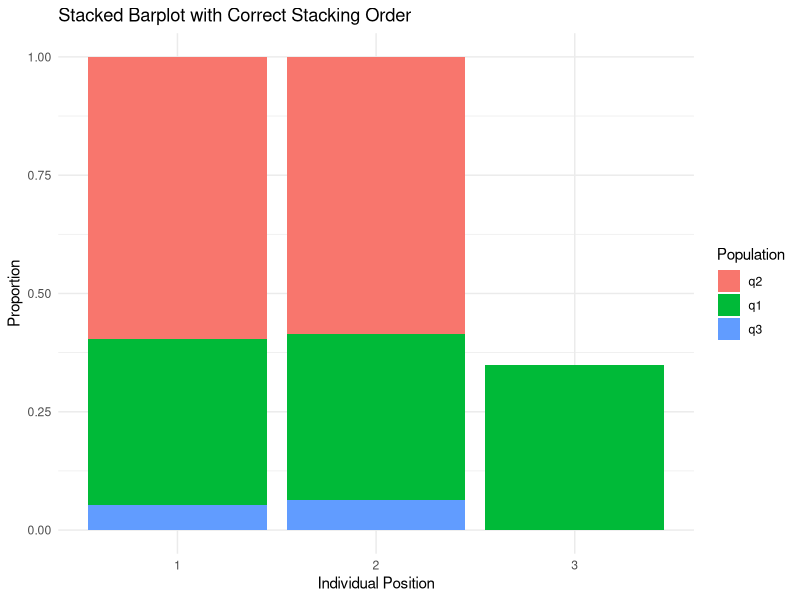
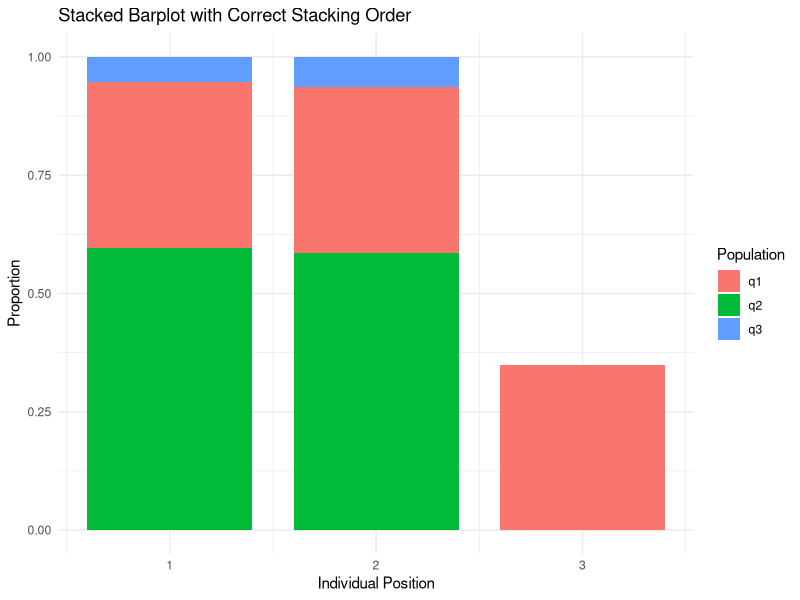

Generate these figures, in order, with R:
### chatGPT's advice for always stacking the largest proportion first.
# geom_rect seems to work

library(ggplot2)
library(dplyr)

# Example data
data <- tibble(
  pop = c("Mallee", "Mallee", "Mallee", "Mallee", "Mallee", "Mallee", "Mallee"),
  Individual = c("Ind16", "Ind16", "Ind16", "Ind14", "Ind14", "Ind14", "Ind18"),
  group_id = c("1", "1", "1", "1", "1", "1", "1"),
  x_pos = c(1, 1, 1, 2, 2, 2, 3),
  population = c("q1", "q2", "q3", "q1", "q2", "q3", "q1"),
  proportion = c(0.3506627, 0.5955527, 0.0537847, 0.3503368, 0.5851296, 0.0645335, 0.3484213)
)

# Step 1: Ensure data is sorted in the correct stacking order
data <- data %>%
  group_by(x_pos) %>%
  arrange(desc(proportion), .by_group = TRUE) %>%
  ungroup()

# Step 2: Create a new column for localized factor levels
data <- data %>%
  group_by(x_pos) %>%
  mutate(population = factor(population, levels = population)) %>%  # Local factor levels per x_pos
  ungroup()

# Step 3: Plot the stacked bar chart
ggplot(data, aes(x = factor(x_pos), y = proportion, fill = population)) +
  geom_bar(stat = "identity", position = "stack") +
  labs(
    title = "Stacked Barplot with Correct Stacking Order",
    x = "Individual Position",
    y = "Proportion",
    fill = "Population"
  ) +
  theme_minimal()


####################################################################################################


library(ggplot2)
library(dplyr)

# Example data
data <- tibble(
  pop = c("Mallee", "Mallee", "Mallee", "Mallee", "Mallee", "Mallee", "Mallee"),
  Individual = c("Ind16", "Ind16", "Ind16", "Ind14", "Ind14", "Ind14", "Ind18"),
  group_id = c("1", "1", "1", "1", "1", "1", "1"),
  x_pos = c(1, 1, 1, 2, 2, 2, 3),
  population = c("q1", "q2", "q3", "q1", "q2", "q3", "q1"),
  proportion = c(0.3506627, 0.5955527, 0.0537847, 0.3503368, 0.5851296, 0.0645335, 0.3484213)
)

# Step 1: Arrange the data for correct stacking order
data <- data %>%
  group_by(x_pos) %>%
  arrange(desc(proportion), .by_group = TRUE) %>%
  mutate(
    ymin = c(0, cumsum(proportion)[-n()]),  # Bottom of the segment
    ymax = cumsum(proportion)              # Top of the segment
  ) %>%
  ungroup()

# Step 2: Plot manually using geom_rect()
ggplot(data) +
  geom_rect(aes(
    xmin = as.numeric(x_pos) - 0.4,   # Bar width left
    xmax = as.numeric(x_pos) + 0.4,   # Bar width right
    ymin = ymin,                      # Bottom of segment
    ymax = ymax,                      # Top of segment
    fill = population
  )) +
  scale_x_continuous(breaks = unique(data$x_pos), labels = unique(data$x_pos)) +
  labs(
    title = "Stacked Barplot with Correct Stacking Order",
    x = "Individual Position",
    y = "Proportion",
    fill = "Population"
  ) +
  theme_minimal()